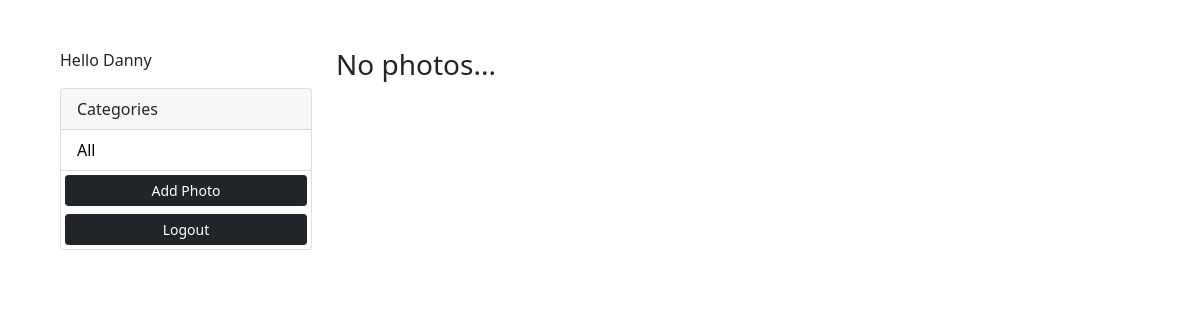
/?category=food (signed in), run on an earlier commit of the app's database.
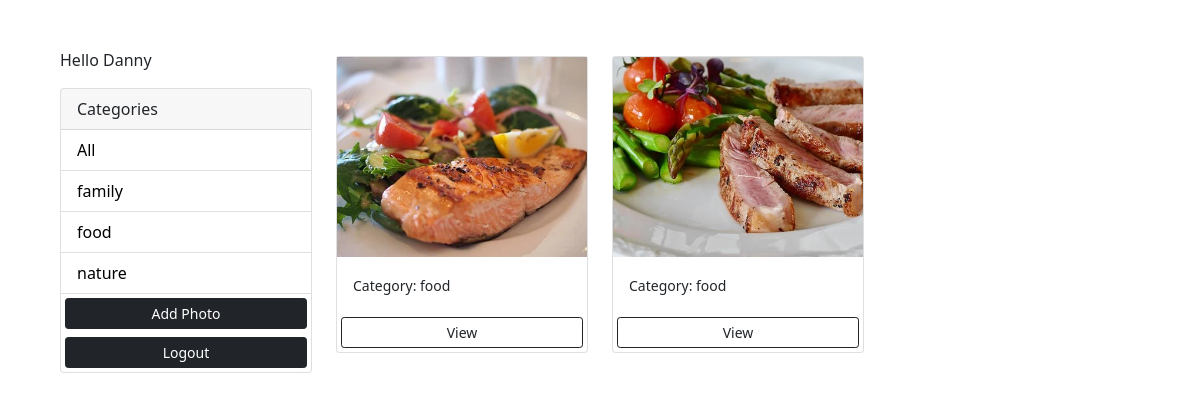
And on a later commit of the database.
### photos/models.py (models this page shows, shortened)
class Category(models.Model):
    class Meta:
        verbose_name = 'Category'
        verbose_name_plural = 'Categories'
    user = models.ForeignKey(
        User, on_delete=models.SET_NULL, null=True, blank=True)
    name = models.CharField(max_length=100, null=False, blank=False)

class Photo(models.Model):
    class Meta:
        verbose_name = 'Photo'
        verbose_name_plural = 'Photos'
    category = models.ForeignKey(
        Category, on_delete=models.SET_NULL, null=True, blank=True)
    image = models.ImageField(null=False, blank=False)
    description = models.TextField()

### photos/views.py (the view)
# urls.py: path('', views.gallery, name='gallery'),
@login_required(login_url='login')
def gallery(request):
    user = request.user
    category = request.GET.get('category')
    if category == None:
        photos = Photo.objects.filter(category__user=user)
    else:
        photos = Photo.objects.filter(
            category__name=category, category__user=user)
    categories = Category.objects.filter(user=user)
    context = {'categories': categories, 'photos': photos}
    return render(request, 'photos/gallery.html', context)

### photos/templates/photos/gallery.html (shortened to what this page needs)
<!DOCTYPE html>
<html lang="en">
<head>
    <link href="https://cdn.jsdelivr.net/npm/bootstrap@5.0.0-beta1/dist/css/bootstrap.min.css" rel="stylesheet"
>
</head>
<body class="m-5">
    <div class="container">
        <div class="row">
            <div class="col-md-3">
                {% if request.user.is_authenticated %}
                <p>Hello {{request.user}}</p>
                {% endif %}
                <div class="card">
                    <div class="card-header">
                        Categories
                    </div>
                    <ul class="list-group list-group-flush">
                        <li class="list-group-item">
                            <a href="{% url 'gallery' %}">All</a>
                        </li>
                        {% for category in categories %}
                        <li class=" list-group-item">
                            <a href="{% url 'gallery' %}?category={{category.name}}">
                                {{category.name}}
                            </a>
                        </li>
                        {% endfor %}
                        <a href="{% url 'add' %}" class="btn btn-dark btn-block btn-sm m-1">Add Photo</a>
                        <a href="{% url 'logout' %}" class="btn btn-dark btn-block btn-sm m-1">Logout</a>
                    </ul>
                </div>
            </div>
            <div class="col-md-9">
                <div class="row">
                    {% for photo in photos %}
                    <div class="col-md-4">
                        <div class="card my-2">
                            <img class="image-thumbail" src="{{photo.image.url}}" alt="Card image cap">
                            <div class="card-body">
                                <small>Category: {{photo.category.name}}</small>
                            </div>
                            <a href="{% url 'photo' photo.id %}" class="btn btn-outline-dark btn-sm m-1">View</a>
                        </div>
                    </div>
                    {% empty %}
                    <h3>No photos...</h3>
                    {% endfor %}
                </div>
            </div>
        </div>
    </div>
</body>
</html>

### photos/templates/photos/gallery.html (style rules this page uses)
.image-thumbail { height: 200px; object-fit: cover; }
.list-group-item a { text-decoration: none; color: black; }

What changed in the data, as far as the page shows it:
added Category: name "family"
added Category: name "food"
added Category: name "nature"
added Photo: image (picture), category.name "food"
added Photo: image (picture), category.name "food"
Also different on the page:
text no longer shown: "No photos..."
